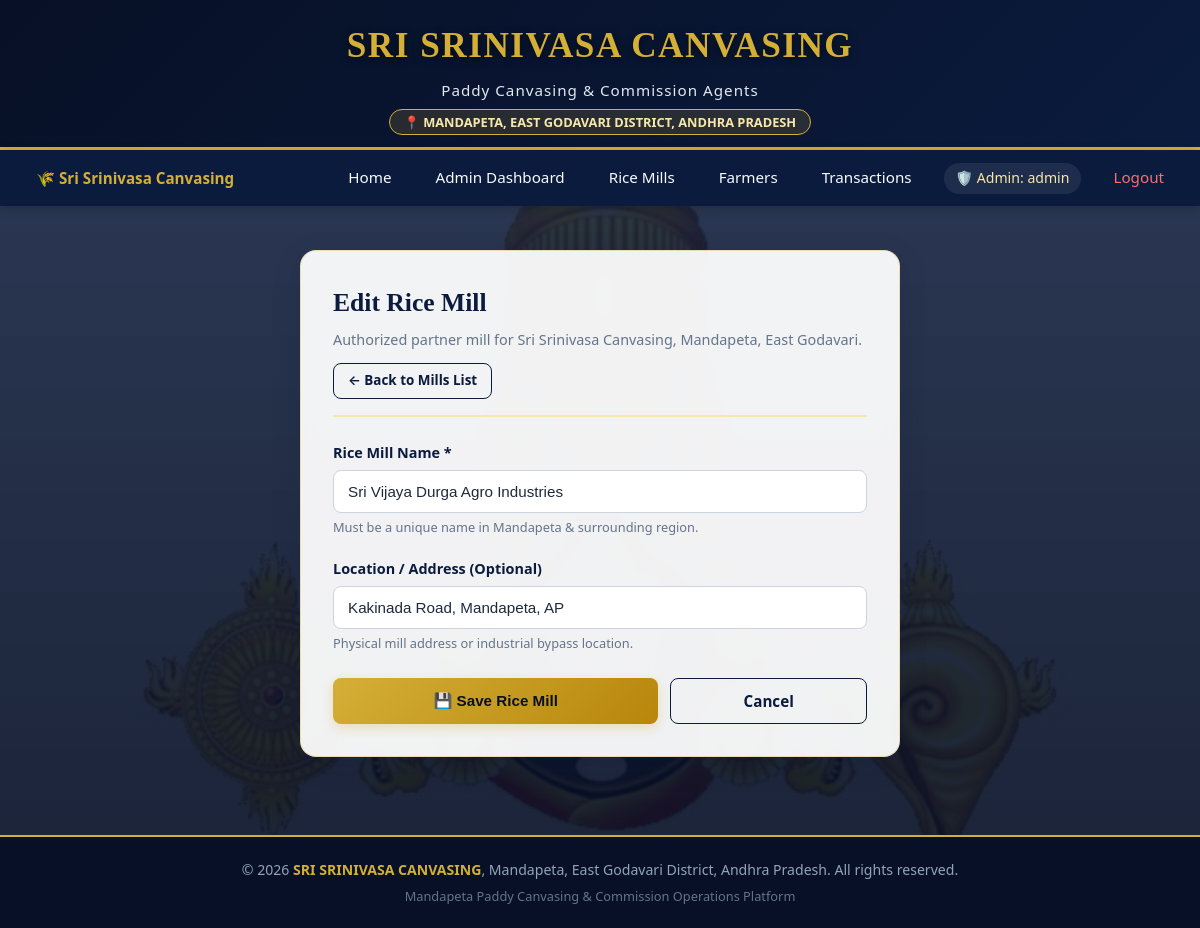
The app's page /admin/rice-mills/2/edit (signed in) with its own data.
### tables this page shows
CREATE TABLE rice_mills(
                id INTEGER PRIMARY KEY AUTOINCREMENT,
                mill_name TEXT NOT NULL,
                location TEXT,
                is_active INTEGER NOT NULL DEFAULT 1,
                created_at TEXT NOT NULL,
                updated_at TEXT NOT NULL
            );

### app.py (the view, shortened to what this page needs)
@app.route("/admin/rice-mills/<int:mill_id>/edit", methods=["GET", "POST"])
@auth.admin_required
def edit_rice_mill(mill_id):
    mill = db.query_db("SELECT * FROM rice_mills WHERE id = ?", (mill_id,), one=True)
    if not mill:
        flash("Rice mill not found.", "danger")
        return redirect(url_for("manage_rice_mills"))
    return render_template("rice_mill_form.html", mode="Edit", mill=mill, mill_name=mill["mill_name"], location=mill["location"])

### app.py (called while the page is built)
@app.context_processor
def inject_global_data():
    return {
        "business_name": "SRI SRINIVASA CANVASING",
        "business_location": "Mandapeta, East Godavari District, Andhra Pradesh",
        "business_address": "Main Road, Mandapeta, East Godavari District, AP - 533308",
        "current_year": datetime.datetime.now().year,
        "csrf_token": auth.generate_csrf_token,
        "mask_aadhaar": auth.mask_aadhaar,
        "mask_mobile": auth.mask_mobile,
    }

### auth.py (called while the page is built)
def generate_csrf_token() -> str:
    if "_csrf_token" not in session:
        session["_csrf_token"] = secrets.token_hex(24)
    return session["_csrf_token"]

def admin_required(f):
    @wraps(f)
    def decorated_function(*args, **kwargs):
        if not session.get("user_id") or session.get("role") != "admin":
            flash("Administrator authentication required.", "danger")
            return redirect(url_for("admin_login"))
        return f(*args, **kwargs)
    return decorated_function

### db.py (called while the page is built)
def is_postgres():
    return bool(DATABASE_URL and DATABASE_URL.startswith(("postgres://", "postgresql://")))

def get_db():
    if is_postgres():
        import psycopg2
        import psycopg2.extras
        url = DATABASE_URL
        if url.startswith("postgres://"):
            url = url.replace("postgres://", "postgresql://", 1)
        conn = psycopg2.connect(url, cursor_factory=psycopg2.extras.DictCursor)
        conn.autocommit = False
        return conn
    else:
        db_path = os.environ.get("SQLITE_PATH", DEFAULT_SQLITE_PATH)
        conn = sqlite3.connect(db_path)
        conn.row_factory = sqlite3.Row
        conn.execute("PRAGMA foreign_keys = ON")
        return conn

def query_db(query, args=(), one=False, commit=False):
    conn = get_db()
    try:
        cur = conn.cursor()
        actual_query = query
        if is_postgres():
            actual_query = query.replace("?", "%s")
        cur.execute(actual_query, args)
        if commit:
            conn.commit()
            last_id = getattr(cur, "lastrowid", None)
            cur.close()
            conn.close()
            return last_id
        rv = cur.fetchall()
        cur.close()
        conn.close()
        return (rv[0] if rv else None) if one else rv
    except Exception as e:
        if commit and conn:
            try:
                conn.rollback()
            except Exception:
                pass
        if conn:
            conn.close()
        raise e

### templates/rice_mill_form.html (shortened to what this page needs)
{% extends "base.html" %}
{% block content %}
<div style="max-width: 600px; margin: 0 auto;">
    <div class="content-card">
        <div class="card-header-styled">
            <div>
                <h2 class="card-title">{{ mode }} Rice Mill</h2>
                <div style="color: var(--text-muted); font-size: 0.9rem; margin-top: 4px;">
                    Authorized partner mill for Sri Srinivasa Canvasing, Mandapeta, East Godavari.
                </div>
            </div>
            <a href="{{ url_for('manage_rice_mills') }}" class="btn btn-outline btn-sm">
                &larr; Back to Mills List
            </a>
        </div>
        <form method="POST">
            <div class="form-group">
                <label class="form-label" for="mill_name">Rice Mill Name *</label>
                <input type="text" id="mill_name" name="mill_name" class="form-control" placeholder="e.g. Sri Satyanarayana Modern Rice Mill" value="{{ mill_name or '' }}" required autofocus>
                <div class="form-text-muted">Must be a unique name in Mandapeta & surrounding region.</div>
            </div>
            <div class="form-group">
                <label class="form-label" for="location">Location / Address (Optional)</label>
                <input type="text" id="location" name="location" class="form-control" placeholder="e.g. Alamuru Road, Mandapeta, East Godavari Dist." value="{{ location or '' }}">
                <div class="form-text-muted">Physical mill address or industrial bypass location.</div>
            </div>
            <div style="display: flex; gap: 12px; margin-top: 24px;">
                <button type="submit" class="btn btn-primary" style="flex: 2; padding: 12px;">
                    💾 Save Rice Mill
                </button>
                <a href="{{ url_for('manage_rice_mills') }}" class="btn btn-outline" style="flex: 1;">
                    Cancel
                </a>
            </div>
        </form>
    </div>
</div>
{% endblock %}

### static/css/style.css (style rules this page uses)
:root { --primary-blue: #0B1B3D; --secondary-blue: #152E5E; --navy-dark: #071026; --gold-primary: #D4AF37; --gold-hover: #B8860B; --gold-light: #F7E7A9; --gold-border: #E5C158; --cream-bg: #FDFBF7; --text-dark: #1E293B; --text-muted: #64748B; --card-bg: rgba(255, 255, 255, 0.94); --border-radius-sm: 8px; --border-radius-md: 12px; --border-radius-lg: 16px; --shadow-soft: 0 8px 30px rgba(11, 27, 61, 0.12); --shadow-hover: 0 14px 40px rgba(11, 27, 61, 0.20); --status-pending: #D97706; --status-approved: #16A34A; --status-rejected: #DC2626; }
* { margin: 0; padding: 0; box-sizing: border-box; }
body { font-family: 'Segoe UI', -apple-system, BlinkMacSystemFont, Roboto, Oxygen, Ubuntu, Cantarell, sans-serif; color: var(--text-dark); line-height: 1.6; min-height: 100vh; display: flex; flex-direction: column; background: linear-gradient(rgba(11, 27, 61, 0.85), rgba(7, 16, 38, 0.92)), url('/static/balaji.jpg') center center fixed no-repeat; background-size: cover; }
a { color: var(--primary-blue); text-decoration: none; transition: all 0.2s ease; }
.content-card { background: var(--card-bg); backdrop-filter: blur(8px); -webkit-backdrop-filter: blur(8px); border-radius: var(--border-radius-lg); box-shadow: var(--shadow-soft); border: 1px solid rgba(212, 175, 55, 0.35); padding: 32px; margin-bottom: 28px; transition: transform 0.2s ease, box-shadow 0.2s ease; }
.card-header-styled { display: flex; justify-content: space-between; align-items: center; border-bottom: 2px solid var(--gold-light); padding-bottom: 16px; margin-bottom: 24px; flex-wrap: wrap; gap: 12px; }
.card-title { font-family: 'Georgia', serif; color: var(--primary-blue); font-size: 1.6rem; font-weight: 700; }
.btn { display: inline-flex; align-items: center; justify-content: center; gap: 8px; padding: 10px 22px; font-size: 0.95rem; font-weight: 600; border-radius: var(--border-radius-sm); cursor: pointer; transition: all 0.2s ease; border: none; text-align: center; }
.btn-primary { background: linear-gradient(135deg, var(--gold-primary) 0%, var(--gold-hover) 100%); color: #071026; box-shadow: 0 4px 12px rgba(212, 175, 55, 0.3); }
.btn-outline { background: transparent; color: var(--primary-blue); border: 1.5px solid var(--primary-blue); }
.btn-sm { padding: 6px 14px; font-size: 0.84rem; }
.form-group { margin-bottom: 20px; }
.form-label { display: block; font-size: 0.9rem; font-weight: 600; color: var(--primary-blue); margin-bottom: 6px; }
.form-control, .form-select { width: 100%; padding: 12px 14px; font-size: 0.95rem; border: 1.5px solid #CBD5E1; border-radius: var(--border-radius-sm); background: #FFFFFF; color: var(--text-dark); transition: border-color 0.2s ease, box-shadow 0.2s ease; }
.form-text-muted { font-size: 0.8rem; color: var(--text-muted); margin-top: 4px; }

### static/css/print.css (style rules this page uses)
* { -webkit-print-color-adjust: exact !important; print-color-adjust: exact !important; }
body { background: #FFFFFF !important; color: #111827 !important; font-family: 'Times New Roman', Times, serif; font-size: 11pt; line-height: 1.4; padding: 0 !important; margin: 0 !important; }
.no-print, .navbar, .header-top, .footer, .btn, .flash-container, .nav-links, .card-header-styled .btn, .alert { display: none !important; }
.content-card { background: #FFFFFF !important; box-shadow: none !important; border: none !important; padding: 0 !important; margin: 0 !important; }

### records on screen
rice_mills: mill_name "Sri Vijaya Durga Agro Industries", location "Kakinada Road, Mandapeta, AP"

### other values on screen
{{ business_name }} "SRI SRINIVASA CANVASING"
{{ business_location }} "MANDAPETA, EAST GODAVARI DISTRICT, ANDHRA PRADESH"
{{ session.get('username', 'Admin') }} "admin"
{{ mode }} "Edit"
{{ business_location }} "Mandapeta, East Godavari District, Andhra Pradesh"
